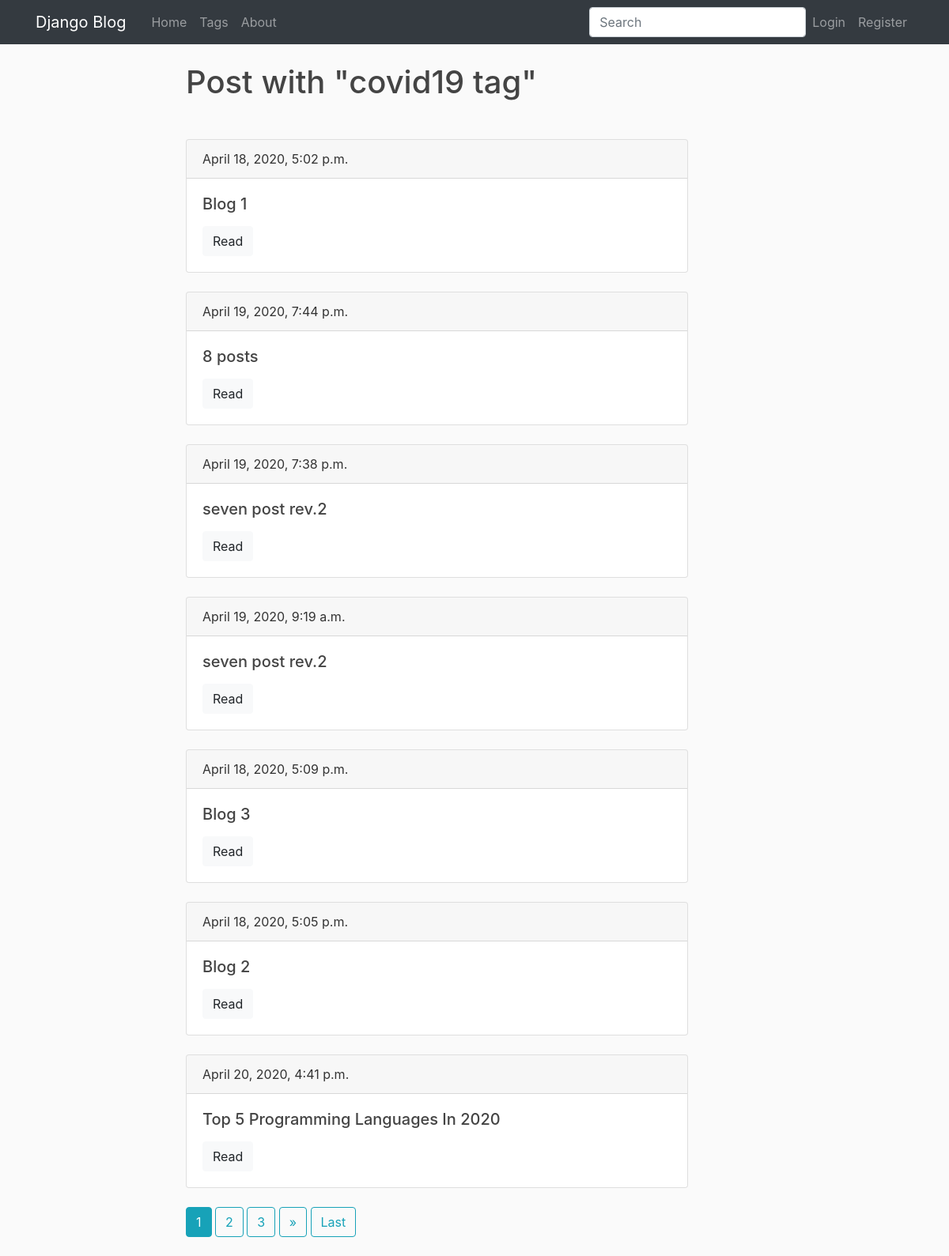
Screenshot of /tags/covid with the database file from the repository.
### blog/models.py (models this page shows, shortened)
class Tag(models.Model):
    title = models.CharField(max_length=50)
    slug = models.SlugField(max_length=50, unique=True)
    def __str__(self):
        return f"{self.title}"

class Post(models.Model):
    title = models.CharField(max_length=150, db_index=True)
    slug = models.SlugField(max_length=150, unique=True)
    content = models.TextField(blank=True, db_index=True)
    date_posted = models.DateTimeField(default=timezone.now)
    author = models.ForeignKey(User, on_delete=models.CASCADE)
    tags = models.ManyToManyField('Tag', blank=True, related_name='posts')
    def get_absolute_url(self):
        return reverse('post-detail', kwargs={'pk': self.pk})

### blog/views.py (the view)
# urls.py: path('tags/<str:slug>', tags_detail, name='tags-detail_url'),
def tags_detail(request, slug):
    tag = Tag.objects.get(slug__iexact=slug)
    post = Post.objects.filter(tags=tag)
    paginator = Paginator(post, 3)
    page_number = request.GET.get('page',1)
    page = paginator.get_page(page_number)
    is_paginated = page.has_other_pages()
    context = {
        'tag':tag,
        'posts': post,
        'page_obj': page,
        'is_paginated': is_paginated,
    }
    return render(request, 'blog/tags_posts.html', context)

### blog/templates/blog/tags_posts.html (shortened to what this page needs)
{% extends "blog/base.html" %}
{% block content %}
    <h1 class="mb-5"> Post with "{{tag}} tag"</h1>
    {% for post in posts %}
        <div class="card mb-4">
            <div class="card-header">
                {{ post.date_posted }}
            </div>
            <div class="card-body">
                <h5 class="card-title">{{ post.title }}</h5>
                <a href="{{ post.get_absolute_url }}" class="btn btn-light">Read</a>
            </div>
        </div>
    {% endfor %}
        {% if is_paginated %}
        {% for num in page_obj.paginator.page_range %}
            {% if page_obj.number == num %}
                <a class="btn btn-info mb-4" href="?page={{ num }}">{{ num }}</a>
            {% elif num > page_obj.number|add:'-3' and num < page_obj.number|add:'3' %}
                <a class="btn btn-outline-info mb-4" href="?page={{ num }}">{{ num }}</a>
            {% endif %}
        {% endfor %}
        {% if page_obj.has_next %}
            <a class="btn btn-outline-info mb-4" href="?page={{ page_obj.next_page_number }}">
                 <span aria-hidden="true">»</span>
            </a>
            <a class="btn btn-outline-info mb-4" href="?page={{ page_obj.paginator.num_pages }}">Last</a>
        {% endif %}
    {% endif %}
{% endblock %}

### blog/static/blog/main.css (style rules this page uses)
body { background: #fafafa; color: #333333; margin-top: 5rem; }
h1, h2, h3, h4, h5, h6 { color: #444444; }

### rows the page displays
Tag: title "covid19"
Post: date_posted "April 18, 2020, 5:02 p.m.", title "Blog 1"
Post: date_posted "April 19, 2020, 7:44 p.m.", title "8 posts"
Post: date_posted "April 19, 2020, 7:38 p.m.", title "seven post rev.2"
Post: date_posted "April 19, 2020, 9:19 a.m.", title "seven post rev.2"
Post: date_posted "April 18, 2020, 5:09 p.m.", title "Blog 3"
Post: date_posted "April 18, 2020, 5:05 p.m.", title "Blog 2"
Post: date_posted "April 20, 2020, 4:41 p.m.", title "Top 5 Programming Languages In 2020"

### other values shown
{{ num }} "1"
{{ num }} "2" "3"
